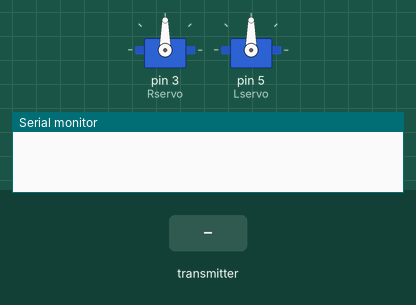
Recording of a sketch running on a simulated Arduino Uno, built with avr-gcc and run on an emulated ATmega328P. Shown: 2 × servo, the last lines printed to the serial monitor. The inputs (shaded band) are chosen by the test bench. No radio packets arrive unless stated.

Above: at 1.2 s.
1.3 s: the transmitter starts sending Rval = 0
At 2.5 s:
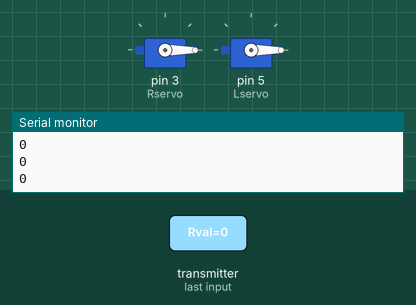
2.8 s: the transmitter starts sending Lval = 256
At 3.3 s:
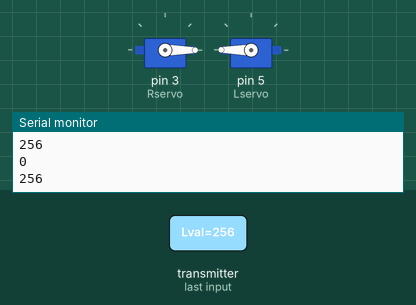
4.3 s: the transmitter starts sending Rval = 256
At 4.6 s:
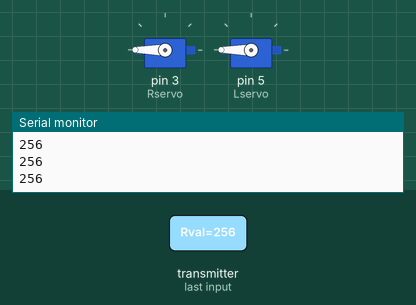
5.8 s: the transmitter starts sending Lval = 512
At 6.9 s:
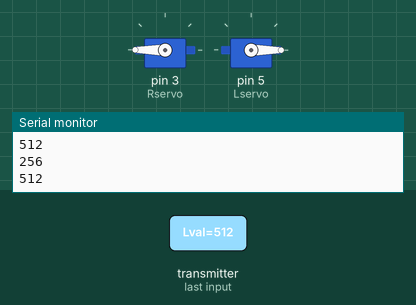
7.3 s: the transmitter starts sending Rval = 512
At 8.3 s:
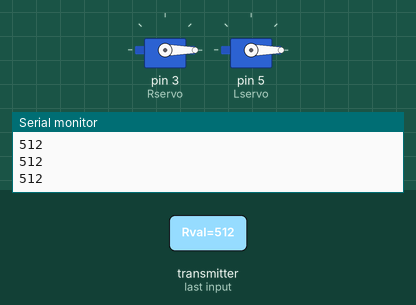
Timing chart, 0 to 9.8 s (numbered marks = the images above; inputs shaded):
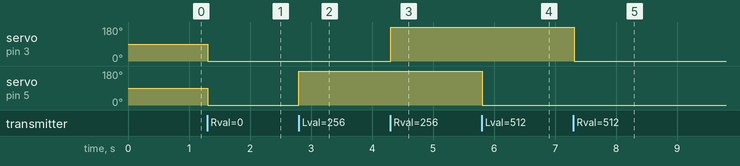

The sketch:

Reciever.ino
```cpp
//Brenton Yasuoka
//Updated December 5, 2023
// This code is a copy of the receiver code used on an arduino that was hooked up to two Electronic Speed Controllers, and a nRF24L01 Module
// an Electronic Speed Controller is more very easily used when called a Servo object.

// Include Libraries
#include <SPI.h>
#include <nRF24L01.h>
#include <RF24.h>
#include <Servo.h>

// Create an RF24 object
RF24 radio(7, 8);  // CE, CSN

Servo Rservo;  // Create servo object to control a servo

Servo Lservo;

//const int motorPin = 5;  // Define the PWM pin connected to the motor

struct Data_Package {
  int Rval=0;    // Variable to read the value from the analog pin
  int Lval = 0; //variable to read the value from the linear potentiometer pin
  char f[36]="";
};

Data_Package data; // Declare an instance of the Data_Package struct

// Address through which two modules communicate.
const byte address[6] = "00001"; // COULD use an address like this...

void setup() {
  Serial.begin(9600);

  radio.begin();
  radio.setChannel(2471);  // Set channel number here, between 0 to 125
  radio.openReadingPipe(0,address);// this is from the testing code uncomment below code once you delete this
  //radio.openWritingPipe(0xD0A7A7A7A7LL);
  radio.setPALevel(RF24_PA_HIGH);//sets the power level of transmitting/receiving
  Rservo.attach(3,1000,2000);  // Attaches the servo on pin 9 to the servo object
  Lservo.attach(5,1000,2000);  // Attaches the servo on pin 9 to the servo object

  // Set module as receiver
  radio.startListening();
}

void loop() {
  // Check whether there is data to be received
  if (radio.available()) {
    radio.read(&data, sizeof(Data_Package)); // Read the whole data and store it into the 'data' structure

    //Serial.print("val"); // This should present the value of the potentiometer after it's already been adjusted for the servo
    Serial.println(data.Rval); // Print the value read from the 'data' structure
    Serial.println(data.Lval); //Print the Value of the Lpot
    //Serial.print(data.f); // Should present "Test" in the serial window
    //Serial.println(data.f); // Print the value of 'f' from the 'data' structure
    Rservo.write(data.Rval); // Sets the servo position according to the scaled value (Move to receiver)
    Lservo.write(data.Lval); // Sets the servo position according to the scaled value (Move to receiver)

  }
  delay(10);
}
```

Measured:
- after the input at 1.3 s, servo on pin 3 (Rservo), servo on pin 5 (Lservo): 90° → 0° at once
- after the input at 2.8 s, servo on pin 5 (Lservo): 0° → 180° at once
- after the input at 4.3 s, servo on pin 3 (Rservo): 0° → 180° at once
- after the input at 5.8 s, servo on pin 5 (Lservo): 180° → 0° at once
- after the input at 7.3 s, servo on pin 3 (Rservo): 180° → 0° at once
